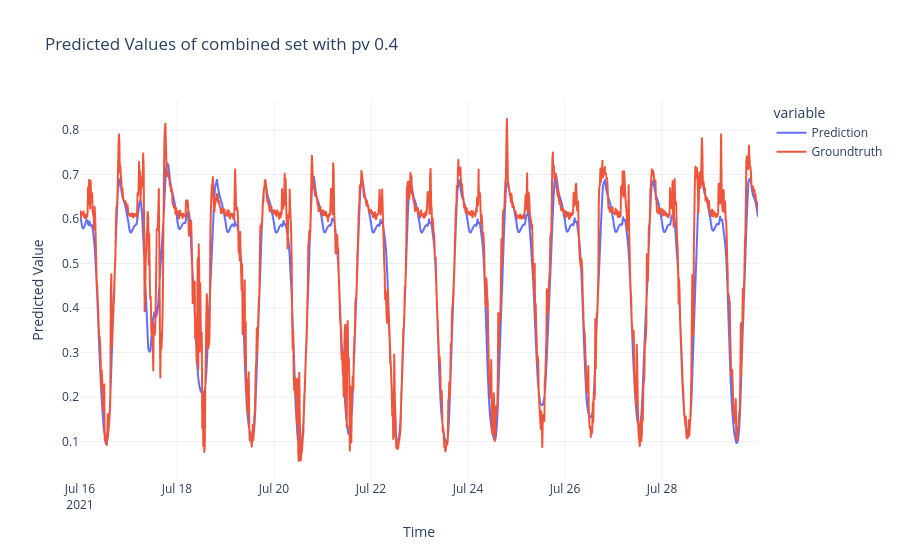

The notebook cell saved with this chart:
### Code cell
model_path = "./saved_runs/with_combined_pv_sizes/best_valid_model.pt"
scaling_path = "./saved_runs/with_combined_pv_sizes/scalings.json"

#initializing the model
model_combined = simpleLSTM(n_input_features=5, num_layers=4) #default n_input_features=4
model_combined.load_state_dict(torch.load(model_path,map_location=torch.device("cpu")))

#getting the scaling of first model
with open(scaling_path, 'r') as file:
    scaling_dict = json.load(file)

#initializing the test data of the model you want to compare the first to
experiment_path_to_compare = "./saved_runs/with_pv0.4"
#getting the scalings of the second test set
scaling_data_path_to_compare = os.path.join(experiment_path_to_compare,'scalings.json')
with open(scaling_data_path_to_compare, 'r') as file:
    scaling_dict_to_compare = json.load(file)


max_power = scaling_dict_to_compare['NP']['max']
min_power = scaling_dict_to_compare['NP']['min']


#loading the test data
df_test_scaled_list = []
for i in range(6): #number of months
    test_data_path = os.path.join(experiment_path_to_compare, f'test{i}_data_scaled.csv')
    df_test_scaled = pd.read_csv(test_data_path, index_col = 0)
    # Convert timestamps to datetime objects 
    datetime_index = pd.to_datetime(df_test_scaled.index)
    df_test_scaled.index = datetime_index
    df_test_scaled_list.append(df_test_scaled)

    
lookback = 96 #24 hours

test_values = df_test_scaled_list[0].values #index 0 for first month (july)
scaling_dict_testset = test_values[0]
num_test_samples = test_values.shape[0]
steps2predict = num_test_samples-lookback

groundtruth = test_values[lookback+1::, 0] # There is a + 1 shift in the inference loop
#groundtruth = groundtruth * (max_power - min_power) + min_power
print("Groudtruth", groundtruth)
print(groundtruth.shape)
time = pd.Series(df_test_scaled_list[0].index)[lookback:-1]

predictions_with_pv = run_closed_loop(model_combined, test_values, lookback = lookback, future_prediction= steps2predict, use_positional_encoding="pv_const")
#predictions_with_pv = predictions_with_pv * (max_power - min_power) + min_power
print("predictions:",predictions_with_pv)
print(predictions_with_pv.shape)


# start time
start_time = "2021-07-15 00:00"
freq = "15min"

# index starts at end of lookback window
index_start = 96  
date_index = pd.date_range(start=start_time, periods=len(predictions_with_pv) + index_start, freq=freq)
prediction_index = date_index[index_start:]


df = pd.DataFrame(predictions_with_pv, columns=["Prediction"], index=prediction_index)
df["Groundtruth"] = groundtruth

fig = px.line(df, x=df.index, y=["Prediction", "Groundtruth"], title="Predicted Values of combined set with pv 0.4")
fig.update_layout(
    xaxis_title="Time",
    yaxis_title="Predicted Value",
    template="plotly_white",
    hovermode="x unified"
)
fig.show()
#predictions_with_combined_pv = run_closed_loop()

### Figure 1 — Plotly figure (JSON) as saved in the notebook; plotly's stock layout.template omitted (floating-point values rounded to 4 significant figures; data arrays with more than 128 entries replaced by an {"elided": "..."} marker saying what was removed)
{"data": [{"hovertemplate": "variable=Prediction<br>index=%{x}<br>value=%{y}<extra></extra>", "legendgroup": "Prediction", "line": {"color": "#636efa", "dash": "solid"}, "marker": {"symbol": "circle"}, "mode": "lines", "name": "Prediction", "showlegend": true, "type": "scattergl", "x": {"elided": "1343 str values"}, "xaxis": "x", "y": {"elided": "1343 float values"}, "yaxis": "y"}, {"hovertemplate": "variable=Groundtruth<br>index=%{x}<br>value=%{y}<extra></extra>", "legendgroup": "Groundtruth", "line": {"color": "#EF553B", "dash": "solid"}, "marker": {"symbol": "circle"}, "mode": "lines", "name": "Groundtruth", "showlegend": true, "type": "scattergl", "x": {"elided": "1343 str values"}, "xaxis": "x", "y": {"elided": "1343 float values"}, "yaxis": "y"}], "layout": {"hovermode": "x unified", "legend": {"title": {"text": "variable"}, "tracegroupgap": 0}, "title": {"text": "Predicted Values of combined set with pv 0.4"}, "xaxis": {"anchor": "y", "domain": [0, 1], "title": {"text": "Time"}}, "yaxis": {"anchor": "x", "domain": [0, 1], "title": {"text": "Predicted Value"}}}}
